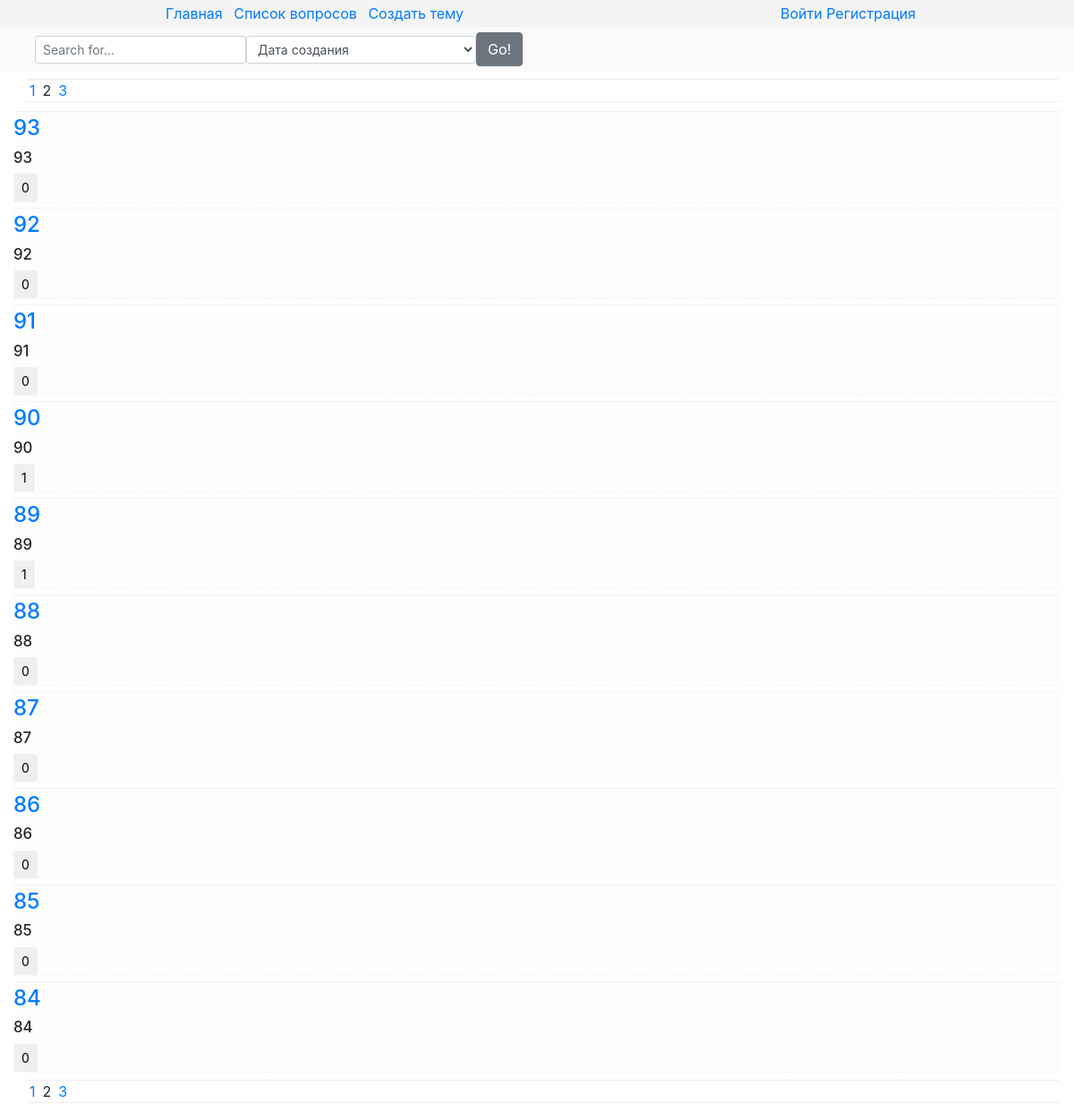
Screenshot of /list/2?search_field=&sort_field= with the database file from the repository.
### core/models.py (models this page shows, shortened)
class Topic(models.Model):
    title = models.CharField(max_length=40)
    description = models.TextField()
    author = models.ForeignKey(settings.AUTH_USER_MODEL, related_name="topics", on_delete=PROTECT)
    pub_date = models.DateTimeField(auto_now_add=True)
    update_date = models.DateTimeField(auto_now=True)
    comments = GenericRelation(Comment, related_query_name="topic", content_type_field="model_type")
    likes = GenericRelation(Like, related_query_name="topic", content_type_field="model_type")
    class Meta:
        ordering = ("-pub_date","title")

### core/views.py (the view)
# urls.py: url(r"^list/(?P<page>\d+)",views.TopicsListView.as_view(), name="list")
class TopicsListView(ListView):
    model = Topic
    template_name = "core/list.html"
    paginate_by = 10    # Пагинация по 10 элементов на страницу.
    paginate_orphans = 3    # Минимум 3 элемента на последней странице.
    def dispatch(self, request, *args, **kwargs):
        self.form = IndexPageForm(request.GET)
        self.form.is_valid()
        return super(TopicsListView, self).dispatch(request, *args, **kwargs)
    def get_queryset(self):
        def search_by(queryset_input, search_field_input):
            if search_field_input:
                queryset_input = queryset_input.filter(Q(title__icontains=search_field_input) | Q(description__icontains=search_field_input))
            return queryset_input
        def sort_by(queryset_input, sort_field_input):
            if sort_field_input == "-pub_date":
                queryset_input = queryset_input.order_by("-pub_date")
            if sort_field_input == "pub_date":
                queryset_input = queryset_input.order_by("pub_date")
            elif sort_field_input == "comments_count":
                queryset_input = queryset_input.annotate(comments_count=models.Count("comments")).order_by("-comments_count")
            elif sort_field_input == "likes_count":
                queryset_input = queryset_input.annotate(likes_count=models.Count("likes")).order_by("-likes_count")
            return queryset_input
        self.queryset = super(TopicsListView, self).get_queryset()
        sort_field = self.form.cleaned_data.get("sort_field","-pub_date")
        search_field = self.form.cleaned_data.get("search_field",None)
        self.queryset = search_by(self.queryset, search_field)
        self.queryset = sort_by(self.queryset, sort_field)
        return self.queryset
    def get_context_data(self, **kwargs):
        context = super(TopicsListView, self).get_context_data(**kwargs)
        context["form"] = self.form
        return context

### core/forms.py
class IndexPageForm(forms.Form):
    search_field = forms.CharField(required=False)
    sort_field = forms.ChoiceField(choices=(("-pub_date", "Дата создания"), ("pub_date", "Дата создания, сначала старые"), ("likes_count", "Рейтинг"), ("comments_count", "Количество комментариев")),required=False)

### core/templates/core/list.html (shortened to what this page needs)
{% extends "core/patterns/parents/main.html" %}
{% load static %}
{% block extra_head %}
    <link href="{% static "core/list.css" %}" type="text/css" rel="stylesheet">
{% endblock %}
{% block header %}{% include "core/patterns/includes/header_with_field.html" %}{% endblock %}
{% block content %}
    {% include "core/patterns/includes/pagination_block.html" %}
    {% for object in object_list %}
        <div class="object">
            <h4><a href="{% url "core:detail" object.id %}" id="{{ object.id }}"><div class="topic"> {{ object.title }} </div></a></h4>
            <h5>{{ object.description }}</h5>
            {% include "core/patterns/includes/like_from/like_form_for_topic.html" %}
        </div>
    {% endfor %}
    {% include "core/patterns/includes/pagination_block.html" %}
{% endblock %}

### core/templates/core/patterns/includes/like_from/like_form.html (shortened to what this page needs)
<div class="like_form {% block extra_class %}{% endblock %}">
    <input type="submit" class="btn btn-sm btn-default" value="{% block number_of_likes %}{{ object.likes.count }}{% endblock %}">
</div>

### core/static/core/main.css (style rules this page uses)
.sort_field { width:10px; }
h5 { font-size: 1.05rem; }

### core/static/core/list.css (style rules this page uses)
.object { background-color: #fdfdfd; margin-top:6px; border-top:1px solid #f3f3f3; border-bottom:1px dashed #f3f3f3; padding-top: 4px; }

### rows the page displays
Topic: title "93", description "93", likes.count "0"
Topic: title "92", description "92", likes.count "0"
Topic: title "91", description "91", likes.count "0"
Topic: title "90", description "90", likes.count "1"
Topic: title "89", description "89", likes.count "1"
Topic: title "88", description "88", likes.count "0"
Topic: title "87", description "87", likes.count "0"
Topic: title "86", description "86", likes.count "0"
Topic: title "85", description "85", likes.count "0"
Topic: title "84", description "84", likes.count "0"

### other values shown
{{ page_obj.previous_page_number }} "1 1"
{{ page_obj.number }} "2 2"
{{ page_obj.next_page_number }} "3 3"
